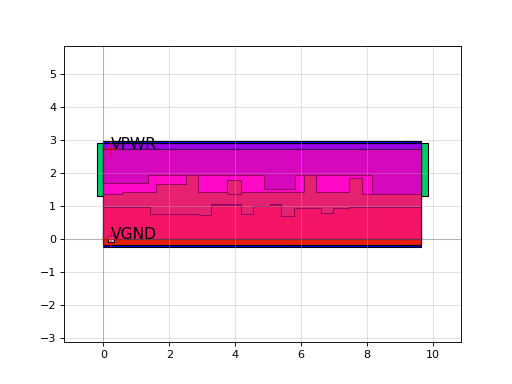

The Python source for this figure:
import sky130

c = sky130.components.sky130_fd_sc_hd__dfrtp_2()
c.plot()
